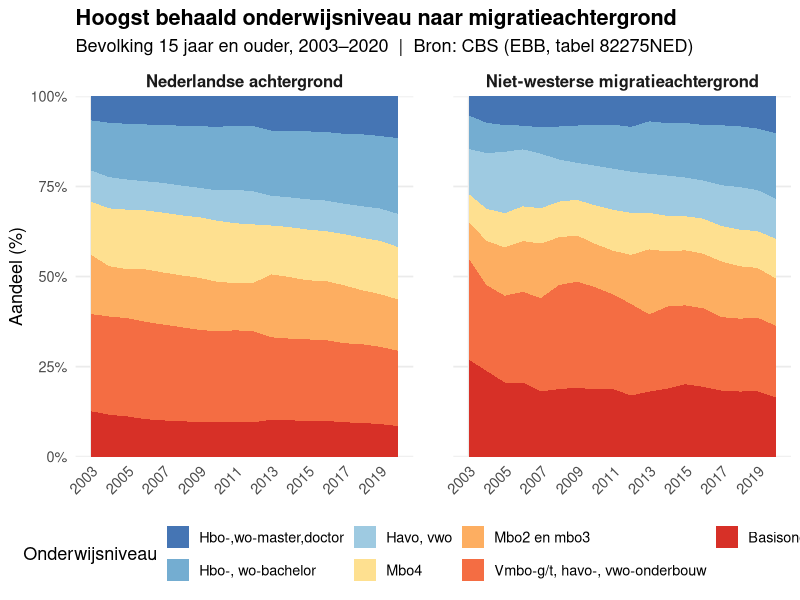

Reproduce this figure in R.
## ---- chunk 1
#install.packages("tidyverse")
#install.packages("yaml")
#install.packages("rmarkdown")
#install.packages("readxl")

## ---- chunk 2
require(tidyverse)
require(rmarkdown)
require(yaml)
library(readxl)
## ---- chunk 3
edu_mig_dataset <-read.csv("data/Jaar_bevolking_migratie_achtergrond.csv", sep=";")
reg_mig_dataset <- read_xlsx("data/Ranglijst van de migratieachtergrond van inwoners per provincie in Nederland.xlsx")
reg_edu_dataset <- read_xlsx("data/Regionale_kerncijfers_Nederland_04062026_120418.xlsx")
## ---- chunk 4
summary(edu_mig_dataset)
## ---- chunk 5
summary(reg_mig_dataset)
## ---- chunk 6
summary(reg_edu_dataset)
## ---- chunk 7
edu_mig_dataset <-read.csv("data/Jaar_bevolking_migratie_achtergrond.csv", sep=";")
edu_mig_dataset$Geslacht <-replace(edu_mig_dataset$Geslacht,edu_mig_dataset$Geslacht == "T001038", "totaal mannen en vrouwen")


edu_mig_dataset$Leeftijd <- replace(edu_mig_dataset$Leeftijd, str_detect(edu_mig_dataset$Leeftijd, "20150",), "15 jaar of ouder")
edu_mig_dataset$Leeftijd <- replace(edu_mig_dataset$Leeftijd,edu_mig_dataset$Leeftijd=="21600", "75 jaar of ouder")
edu_mig_dataset$Leeftijd <- replace(edu_mig_dataset$Leeftijd,edu_mig_dataset$Leeftijd=="52052","15 tot 75 jaar")
edu_mig_dataset$Leeftijd <- replace(edu_mig_dataset$Leeftijd,edu_mig_dataset$Leeftijd=="53050","15 tot 25 jaar")
edu_mig_dataset$Leeftijd <- replace(edu_mig_dataset$Leeftijd,edu_mig_dataset$Leeftijd== "53500","25 tot 35 jaar")
edu_mig_dataset$Leeftijd <- replace(edu_mig_dataset$Leeftijd,edu_mig_dataset$Leeftijd== "53700", "35 tot 45 jaar")
edu_mig_dataset$Leeftijd <- replace(edu_mig_dataset$Leeftijd,edu_mig_dataset$Leeftijd== "53800", "45 tot 55 jaar")
edu_mig_dataset$Leeftijd <- replace(edu_mig_dataset$Leeftijd,edu_mig_dataset$Leeftijd=="53900","55 tot 65 jaar")
edu_mig_dataset$Leeftijd <- replace(edu_mig_dataset$Leeftijd,edu_mig_dataset$Leeftijd=="53925","65 to 75 jaar")

edu_mig_dataset$Migratieachtergrond <- replace(edu_mig_dataset$Migratieachtergrond,edu_mig_dataset$Migratieachtergrond== "1012600", "Nederlandse achtergrond")
edu_mig_dataset$Migratieachtergrond <- replace(edu_mig_dataset$Migratieachtergrond,edu_mig_dataset$Migratieachtergrond== "2012605","Met migratieachtergrond")
edu_mig_dataset$Migratieachtergrond <- replace(edu_mig_dataset$Migratieachtergrond,edu_mig_dataset$Migratieachtergrond=="2012655","Westerse migratieachtergrond")
edu_mig_dataset$Migratieachtergrond<- replace(edu_mig_dataset$Migratieachtergrond, edu_mig_dataset$Migratieachtergrond== "2012657","Niet-westerse migratieachtergrond")
edu_mig_dataset$Migratieachtergrond<- replace(edu_mig_dataset$Migratieachtergrond,edu_mig_dataset$Migratieachtergrond=="2012659","onbekende migratieachtergrond")
edu_mig_dataset$Migratieachtergrond<- replace(edu_mig_dataset$Migratieachtergrond,edu_mig_dataset$Migratieachtergrond=="T001040","Totaal")
edu_mig_dataset$Migratieachtergrond<- replace(edu_mig_dataset$Migratieachtergrond,edu_mig_dataset$Migratieachtergrond=="H008673","Marokko")
edu_mig_dataset$Migratieachtergrond<- replace(edu_mig_dataset$Migratieachtergrond,edu_mig_dataset$Migratieachtergrond=="H008766","Turkije")
edu_mig_dataset$Migratieachtergrond<- replace(edu_mig_dataset$Migratieachtergrond,edu_mig_dataset$Migratieachtergrond=="H008751", "Suriname")
edu_mig_dataset$Migratieachtergrond<- replace(edu_mig_dataset$Migratieachtergrond,edu_mig_dataset$Migratieachtergrond=="H007119","(voormalige) Nederlandse Antillen, Aruba")
edu_mig_dataset$Migratieachtergrond<- replace(edu_mig_dataset$Migratieachtergrond,edu_mig_dataset$Migratieachtergrond== "A008187","Overige niet-westerse migratieachgergrond ")

edu_mig_dataset$Perioden<- replace(edu_mig_dataset$Perioden,edu_mig_dataset$Perioden=="2003JJ00","2003")
edu_mig_dataset$Perioden<- replace(edu_mig_dataset$Perioden,edu_mig_dataset$Perioden=="2004JJ00","2004")
edu_mig_dataset$Perioden<- replace(edu_mig_dataset$Perioden,edu_mig_dataset$Perioden=="2005JJ00","2005")
edu_mig_dataset$Perioden<- replace(edu_mig_dataset$Perioden,edu_mig_dataset$Perioden=="2006JJ00","2006")
edu_mig_dataset$Perioden<- replace(edu_mig_dataset$Perioden,edu_mig_dataset$Perioden=="2007JJ00","2007")
edu_mig_dataset$Perioden<- replace(edu_mig_dataset$Perioden,edu_mig_dataset$Perioden=="2008JJ00","2008")
edu_mig_dataset$Perioden<- replace(edu_mig_dataset$Perioden,edu_mig_dataset$Perioden=="2009JJ00","2009")
edu_mig_dataset$Perioden<- replace(edu_mig_dataset$Perioden,edu_mig_dataset$Perioden=="2010JJ00","2010")
edu_mig_dataset$Perioden<- replace(edu_mig_dataset$Perioden,edu_mig_dataset$Perioden=="2011JJ00","2011")
edu_mig_dataset$Perioden<- replace(edu_mig_dataset$Perioden,edu_mig_dataset$Perioden=="2012JJ00","2012")
edu_mig_dataset$Perioden<- replace(edu_mig_dataset$Perioden, edu_mig_dataset$Perioden=="2013JJ00","2013")
edu_mig_dataset$Perioden<- replace(edu_mig_dataset$Perioden,edu_mig_dataset$Perioden=="2014JJ00","2014")
edu_mig_dataset$Perioden<-replace(edu_mig_dataset$Perioden,edu_mig_dataset$Perioden=="2015JJ00","2015")
edu_mig_dataset$Perioden<-replace(edu_mig_dataset$Perioden,edu_mig_dataset$Perioden=="2016JJ00","2016")
edu_mig_dataset$Perioden<- replace(edu_mig_dataset$Perioden,edu_mig_dataset$Perioden=="2017JJ00","2017")
edu_mig_dataset$Perioden<- replace(edu_mig_dataset$Perioden,edu_mig_dataset$Perioden=="2018JJ00","2018")
edu_mig_dataset$Perioden<- replace(edu_mig_dataset$Perioden,edu_mig_dataset$Perioden=="2019JJ00","2019")
edu_mig_dataset$Perioden<- replace(edu_mig_dataset$Perioden,edu_mig_dataset$Perioden=="2020JJ00","2020")

edu_mig_dataset$HoogstBehaaldOnderwijsniveau<-replace(edu_mig_dataset$HoogstBehaaldOnderwijsniveau,edu_mig_dataset$HoogstBehaaldOnderwijsniveau=="2018710","Basisonderwijs")
edu_mig_dataset$HoogstBehaaldOnderwijsniveau<- replace(edu_mig_dataset$HoogstBehaaldOnderwijsniveau,
                                                       edu_mig_dataset$HoogstBehaaldOnderwijsniveau=="2018720",
                                                       "Vmbo-g/t, havo-, vwo-onderbouw")
edu_mig_dataset$HoogstBehaaldOnderwijsniveau<-replace(edu_mig_dataset$HoogstBehaaldOnderwijsniveau,
                                                      edu_mig_dataset$HoogstBehaaldOnderwijsniveau=="2018760",
                                                      "Mbo2 en mbo3")
edu_mig_dataset$HoogstBehaaldOnderwijsniveau<-replace(edu_mig_dataset$HoogstBehaaldOnderwijsniveau,
                                                      edu_mig_dataset$HoogstBehaaldOnderwijsniveau=="2018770",
                                                      "Mbo4")
edu_mig_dataset$HoogstBehaaldOnderwijsniveau<-replace(edu_mig_dataset$HoogstBehaaldOnderwijsniveau,
                                                      edu_mig_dataset$HoogstBehaaldOnderwijsniveau=="2018780",
                                                      "Havo, vwo")
edu_mig_dataset$HoogstBehaaldOnderwijsniveau<-replace(edu_mig_dataset$HoogstBehaaldOnderwijsniveau,
                                                      edu_mig_dataset$HoogstBehaaldOnderwijsniveau=="2018800",
                                                      "Hbo-, wo-bachelor")
edu_mig_dataset$HoogstBehaaldOnderwijsniveau<-replace(edu_mig_dataset$HoogstBehaaldOnderwijsniveau,
                                                      edu_mig_dataset$HoogstBehaaldOnderwijsniveau=="2018810",
                                                      "Hbo-,wo-master,doctor")


## ---- chunk 8
edu_mig_dataset_cl <- edu_mig_dataset %>% filter(Migratieachtergrond == "Totaal" | Migratieachtergrond == "Nederlandse achtergrond" | Migratieachtergrond == "Niet-westerse migratieachtergrond")
edu_mig_dataset_cl <- edu_mig_dataset_cl %>% select(-Geslacht)
## ---- chunk 9
reg_edu_dataset$`Regio's`<- replace(reg_edu_dataset$`Regio's`, reg_edu_dataset$`Regio's`== "Zeeland (PV)", "Zeeland")
reg_edu_dataset$`Regio's`<- replace(reg_edu_dataset$`Regio's`, reg_edu_dataset$`Regio's`== "Fryslân (PV)", "Friesland")
reg_edu_dataset$`Regio's`<- replace(reg_edu_dataset$`Regio's`, reg_edu_dataset$`Regio's`== "Drenthe (PV)", "Drenthe")
reg_edu_dataset$`Regio's`<- replace(reg_edu_dataset$`Regio's`, reg_edu_dataset$`Regio's`== "Flevoland (PV)", "Flevoland")
reg_edu_dataset$`Regio's`<- replace(reg_edu_dataset$`Regio's`, reg_edu_dataset$`Regio's`== "Limburg (PV)", "Limburg")
reg_edu_dataset$`Regio's`<- replace(reg_edu_dataset$`Regio's`, reg_edu_dataset$`Regio's`== "Overijssel (PV)", "Overijssel")
reg_edu_dataset$`Regio's`<- replace(reg_edu_dataset$`Regio's`, reg_edu_dataset$`Regio's`== "Gelderland (PV)", "Gelderland")
reg_edu_dataset$`Regio's`<- replace(reg_edu_dataset$`Regio's`, reg_edu_dataset$`Regio's`== "Groningen (PV)", "Groningen")
reg_edu_dataset$`Regio's`<- replace(reg_edu_dataset$`Regio's`, reg_edu_dataset$`Regio's`== "Noord-Brabant (PV)", "Noord-Brabant")
reg_edu_dataset$`Regio's`<- replace(reg_edu_dataset$`Regio's`, reg_edu_dataset$`Regio's`== "Noord-Holland (PV)", "Noord-Holland")
reg_edu_dataset$`Regio's`<- replace(reg_edu_dataset$`Regio's`, reg_edu_dataset$`Regio's`== "Zuid-Holland (PV)", "Zuid-Holland")
reg_edu_dataset$`Regio's`<- replace(reg_edu_dataset$`Regio's`, reg_edu_dataset$`Regio's`== "Utrecht (PV)", "Utrecht")
## ---- chunk 10
reg_edu_dataset_cl <- reg_edu_dataset %>%
  filter(Perioden > 2023 & Perioden< 2025)
## ---- chunk 11
reg_mig_dataset_cl <- reg_mig_dataset %>% select("% Herkomst Nederland", "% Herkomst buiten Europa")
## ---- chunk 12
new_var_1 <- edu_mig_dataset_cl %>%
  filter(
    Leeftijd            == "15 jaar of ouder",
    Migratieachtergrond %in% c("Nederlandse achtergrond", "Niet-westerse migratieachtergrond")
  ) %>%
  mutate(
    jaar   = as.integer(Perioden),
    niveau = factor(HoogstBehaaldOnderwijsniveau, levels = c(
      "Hbo-,wo-master,doctor",
      "Hbo-, wo-bachelor",
      "Havo, vwo",
      "Mbo4",
      "Mbo2 en mbo3",
      "Vmbo-g/t, havo-, vwo-onderbouw",
      "Basisonderwijs"
    ))
  ) %>%
  group_by(jaar, Migratieachtergrond, niveau) %>%
  summarise(bevolking = sum(Bevolking_1, na.rm = TRUE), .groups = "drop") %>%
  group_by(jaar, Migratieachtergrond) %>%
  mutate(pct = bevolking / sum(bevolking) * 100) %>%
  ungroup()

## ---- chunk 13
new_var_2 <- edu_mig_dataset_cl %>% filter(Perioden == 2020 & Migratieachtergrond == "Niet-westerse migratieachtergrond", Leeftijd %in% c("25 tot 35 jaar", "35 tot 45 jaar", "45 tot 55 jaar", "55 tot 65 jaar", "65 tot 75 jaar", "75 jaar of ouder")) %>% group_by(Leeftijd, HoogstBehaaldOnderwijsniveau == "Hbo-, wo-bachelor") %>% summarise(high_education = sum(Bevolking_1, na.rm = TRUE), .groups = "drop") %>% group_by(Leeftijd) %>% mutate(perc = high_education / sum(high_education) * 100) %>% ungroup() 
new_var_2 <- new_var_2 %>% filter(`HoogstBehaaldOnderwijsniveau == "Hbo-, wo-bachelor"` == TRUE)
new_var_2 <- new_var_2 %>% select(-`HoogstBehaaldOnderwijsniveau == "Hbo-, wo-bachelor"`)
## ---- chunk 14

# Bevolking kolom naar numeriek
edu_mig_dataset$Bevolking_1 <- as.numeric(trimws(edu_mig_dataset$Bevolking_1))

# Kleuren van laag naar hoog
kleuren <- c(
  "Basisonderwijs"                 = "#d73027",
  "Vmbo-g/t, havo-, vwo-onderbouw" = "#f46d43",
  "Mbo2 en mbo3"                   = "#fdae61",
  "Mbo4"                           = "#fee090",
  "Havo, vwo"                      = "#9ecae1",
  "Hbo-, wo-bachelor"              = "#74add1",
  "Hbo-,wo-master,doctor"          = "#4575b4"
)

ggplot(new_var_1, aes(x = jaar, y = pct, fill = niveau)) +
  geom_area(stat = "identity", position = "fill", na.rm = TRUE) +
  facet_wrap(~ Migratieachtergrond, ncol = 2) +
  scale_fill_manual(values = kleuren) +
  scale_x_continuous(breaks = seq(2003, 2020, by = 2)) +
  scale_y_continuous(
    labels = scales::percent,
    expand = c(0, 0)
  ) +
  labs(
    title    = "Hoogst behaald onderwijsniveau naar migratieachtergrond",
    subtitle = "Bevolking 15 jaar en ouder, 2003–2020  |  Bron: CBS (EBB, tabel 82275NED)",
    x        = NULL,
    y        = "Aandeel (%)",
    fill     = "Onderwijsniveau"
  ) +
  theme_minimal(base_size = 13) +
  theme(
    legend.position  = "bottom",
    strip.text       = element_text(face = "bold", size = 12),
    axis.text.x      = element_text(angle = 45, hjust = 1),
    panel.grid.minor = element_blank(),
    plot.title       = element_text(face = "bold"),
    panel.spacing    = unit(2, "lines")
  )



## ---- chunk 15

## ---- chunk 16


## ---- chunk 17
